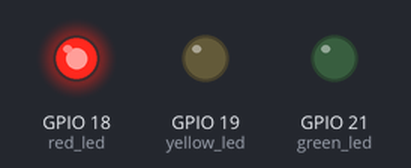
A program run on a simulated ESP32 board running MicroPython. Parts: output pins drawn as LEDs (lit = HIGH). What the program prints to the serial console is not drawn.

Above: at 0.2 s.
At 0.7 s:
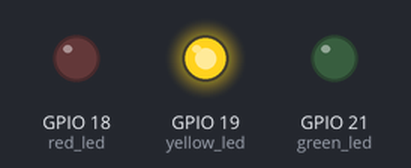
At 2.7 s:
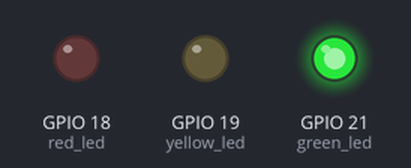
Timing chart, 0 to 3.5 s (numbered marks = the images above):
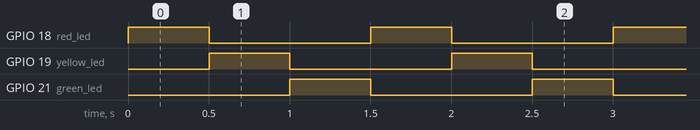

Measured:
- by itself, GPIO 18 (red_led), GPIO 19 (yellow_led), GPIO 21 (green_led): alternates HIGH for 0.50 s and LOW for 1.0 s
- by itself, everything shown: repeats every 1.5 s, in 3 steps

The program:

02-1.py
```python
# 🧪 實驗 #2-1：從左到右的跑馬燈
# 執行環境：MicroPython v1.24.0 on ESP32-DevKitC

# 引入必要的函式庫
# machine 用於控制硬體，例如 GPIO 接腳
# time 用於提供延遲功能，例如 sleep
import machine
import time

# --- 硬體接腳定義 ---
# 根據實驗說明，定義紅、黃、綠 LED 連接的 GPIO 編號
# 使用大寫變數名稱是良好的程式習慣，表示這是一個固定的設定值
RED_PIN = 18
YELLOW_PIN = 19
GREEN_PIN = 21

# --- 初始化 LED 物件 ---
# 透過 machine.Pin() 函式來建立 Pin 物件，以便控制 GPIO
# 第二個參數 machine.Pin.OUT 表示我們將這些接腳設定為「輸出模式」
print("正在初始化 GPIO 接腳...")
red_led = machine.Pin(RED_PIN, machine.Pin.OUT)
yellow_led = machine.Pin(YELLOW_PIN, machine.Pin.OUT)
green_led = machine.Pin(GREEN_PIN, machine.Pin.OUT)
print("GPIO 初始化完成！")

# --- 定義跑馬燈延遲時間 ---
# 燈號亮起的持續時間（秒），可以修改這個值來改變跑馬燈的速度
delay_time = 0.5

# --- 主程式迴圈 ---
print("跑馬燈程式開始執行... 在 Thonny Shell 中按下 Ctrl+C 可以停止程式。")

try:
    # 使用 while True 建立一個無限迴圈，讓跑馬燈效果持續播放
    while True:
        # 步驟 1: 點亮紅燈 (R)
        print("亮：紅燈 (R)")
        red_led.on()        # 點亮紅燈 (輸出高電位)
        time.sleep(delay_time) # 等待 delay_time 秒
        red_led.off()       # 熄滅紅燈 (輸出低電位)

        # 步驟 2: 點亮黃燈 (Y)
        print("亮：黃燈 (Y)")
        yellow_led.on()     # 點亮黃燈
        time.sleep(delay_time) # 等待
        yellow_led.off()      # 熄滅黃燈

        # 步驟 3: 點亮綠燈 (G)
        print("亮：綠燈 (G)")
        green_led.on()      # 點亮綠燈
        time.sleep(delay_time) # 等待
        green_led.off()       # 熄滅綠燈

except KeyboardInterrupt:
    # 這是一個良好的程式習慣：
    # 當使用者在 Thonny 的 Shell (互動環境) 按下 Ctrl+C 時，會觸發 KeyboardInterrupt
    # 我們在這裡捕捉這個中斷，並確保所有燈在程式結束時是熄滅的
    print("\n程式已手動停止。")
    red_led.off()
    yellow_led.off()
    green_led.off()
    print("所有 LED 均已熄滅。")
```
